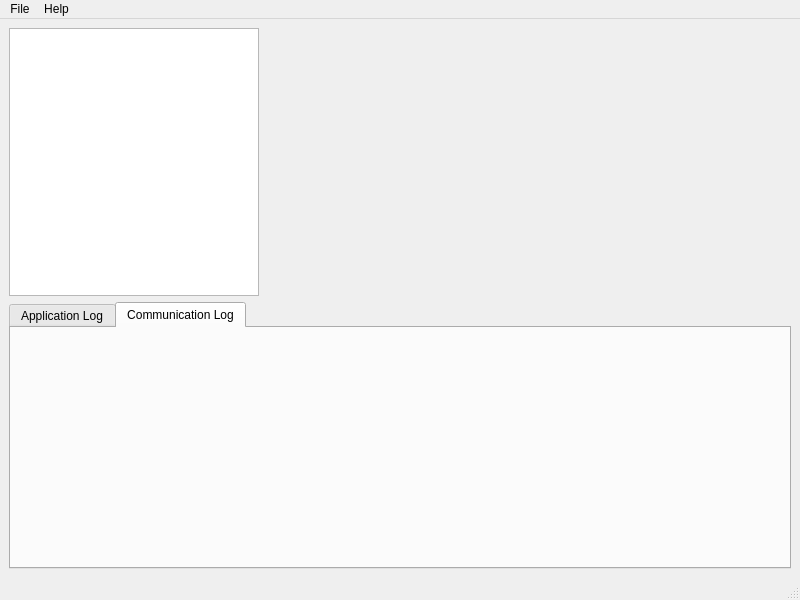
<?xml version="1.0" encoding="UTF-8"?>
<ui version="4.0">
 <class>MainWindow</class>
 <widget class="QMainWindow" name="MainWindow">
  <property name="geometry">
   <rect>
    <x>0</x>
    <y>0</y>
    <width>800</width>
    <height>600</height>
   </rect>
  </property>
  <property name="windowTitle">
   <string>MProtocol Explorer</string>
  </property>
  <widget class="QWidget" name="centralwidget">
   <layout class="QVBoxLayout" name="verticalLayout">
    <item>
     <layout class="QHBoxLayout" name="horizontalLayout">
      <item>
       <widget class="QTreeView" name="nodeTree">
        <property name="maximumSize">
         <size>
          <width>250</width>
          <height>16777215</height>
         </size>
        </property>
       </widget>
      </item>
      <item>
       <widget class="QWidget" name="widget" native="true"/>
      </item>
     </layout>
    </item>
    <item>
     <widget class="QTabWidget" name="tabWidget">
      <property name="currentIndex">
       <number>1</number>
      </property>
      <widget class="QWidget" name="tab">
       <attribute name="title">
        <string>Application Log</string>
       </attribute>
      </widget>
      <widget class="QWidget" name="tab_2">
       <attribute name="title">
        <string>Communication Log</string>
       </attribute>
      </widget>
     </widget>
    </item>
   </layout>
  </widget>
  <widget class="QMenuBar" name="menubar">
   <property name="geometry">
    <rect>
     <x>0</x>
     <y>0</y>
     <width>800</width>
     <height>24</height>
    </rect>
   </property>
   <widget class="QMenu" name="menuFile">
    <property name="title">
     <string>File</string>
    </property>
    <addaction name="actionConnect_to"/>
    <addaction name="actionDisconnect"/>
    <addaction name="separator"/>
    <addaction name="actionExit"/>
   </widget>
   <widget class="QMenu" name="menuHelp">
    <property name="title">
     <string>Help</string>
    </property>
    <addaction name="actionOpen_protocol_specification"/>
    <addaction name="actionAbout"/>
   </widget>
   <addaction name="menuFile"/>
   <addaction name="menuHelp"/>
  </widget>
  <widget class="QStatusBar" name="statusbar"/>
  <action name="actionConnect_to">
   <property name="text">
    <string>Connect to...</string>
   </property>
  </action>
  <action name="actionDisconnect">
   <property name="text">
    <string>Disconnect</string>
   </property>
  </action>
  <action name="actionExit">
   <property name="text">
    <string>Exit</string>
   </property>
  </action>
  <action name="actionAbout">
   <property name="text">
    <string>About</string>
   </property>
  </action>
  <action name="actionOpen_protocol_specification">
   <property name="text">
    <string>Open protocol specification</string>
   </property>
  </action>
 </widget>
 <resources/>
 <connections/>
</ui>
